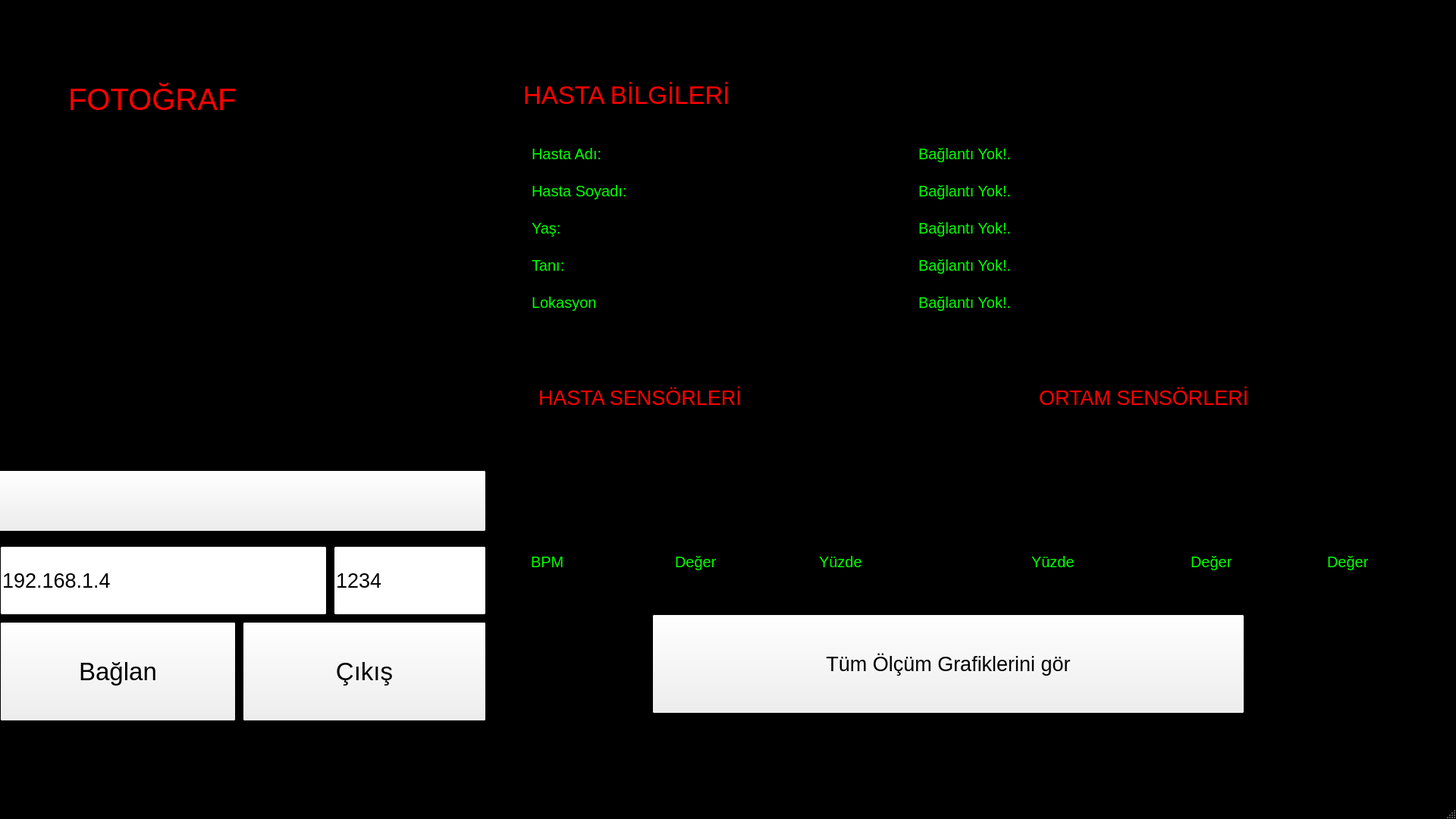
<?xml version="1.0" encoding="UTF-8"?>
<ui version="4.0">
 <class>anaekran</class>
 <widget class="QMainWindow" name="anaekran">
  <property name="geometry">
   <rect>
    <x>0</x>
    <y>0</y>
    <width>1920</width>
    <height>1080</height>
   </rect>
  </property>
  <property name="baseSize">
   <size>
    <width>1080</width>
    <height>1920</height>
   </size>
  </property>
  <property name="palette">
   <palette>
    <active>
     <colorrole role="Base">
      <brush brushstyle="SolidPattern">
       <color alpha="255">
        <red>255</red>
        <green>255</green>
        <blue>255</blue>
       </color>
      </brush>
     </colorrole>
     <colorrole role="Window">
      <brush brushstyle="SolidPattern">
       <color alpha="255">
        <red>0</red>
        <green>0</green>
        <blue>0</blue>
       </color>
      </brush>
     </colorrole>
    </active>
    <inactive>
     <colorrole role="Base">
      <brush brushstyle="SolidPattern">
       <color alpha="255">
        <red>255</red>
        <green>255</green>
        <blue>255</blue>
       </color>
      </brush>
     </colorrole>
     <colorrole role="Window">
      <brush brushstyle="SolidPattern">
       <color alpha="255">
        <red>0</red>
        <green>0</green>
        <blue>0</blue>
       </color>
      </brush>
     </colorrole>
    </inactive>
    <disabled>
     <colorrole role="Base">
      <brush brushstyle="SolidPattern">
       <color alpha="255">
        <red>0</red>
        <green>0</green>
        <blue>0</blue>
       </color>
      </brush>
     </colorrole>
     <colorrole role="Window">
      <brush brushstyle="SolidPattern">
       <color alpha="255">
        <red>0</red>
        <green>0</green>
        <blue>0</blue>
       </color>
      </brush>
     </colorrole>
    </disabled>
   </palette>
  </property>
  <property name="windowTitle">
   <string>Hasta İzleme Programı V1.1 Beta</string>
  </property>
  <widget class="QWidget" name="centralWidget">
   <property name="sizeIncrement">
    <size>
     <width>1920</width>
     <height>1080</height>
    </size>
   </property>
   <widget class="QLabel" name="label">
    <property name="geometry">
     <rect>
      <x>10</x>
      <y>190</y>
      <width>651</width>
      <height>411</height>
     </rect>
    </property>
    <property name="text">
     <string>TextLabel</string>
    </property>
   </widget>
   <widget class="QWidget" name="verticalLayoutWidget">
    <property name="geometry">
     <rect>
      <x>690</x>
      <y>170</y>
      <width>451</width>
      <height>261</height>
     </rect>
    </property>
    <property name="palette">
     <palette>
      <active>
       <colorrole role="WindowText">
        <brush brushstyle="SolidPattern">
         <color alpha="255">
          <red>0</red>
          <green>255</green>
          <blue>0</blue>
         </color>
        </brush>
       </colorrole>
       <colorrole role="Text">
        <brush brushstyle="SolidPattern">
         <color alpha="255">
          <red>0</red>
          <green>255</green>
          <blue>0</blue>
         </color>
        </brush>
       </colorrole>
      </active>
      <inactive>
       <colorrole role="WindowText">
        <brush brushstyle="SolidPattern">
         <color alpha="255">
          <red>0</red>
          <green>255</green>
          <blue>0</blue>
         </color>
        </brush>
       </colorrole>
       <colorrole role="Text">
        <brush brushstyle="SolidPattern">
         <color alpha="255">
          <red>0</red>
          <green>255</green>
          <blue>0</blue>
         </color>
        </brush>
       </colorrole>
      </inactive>
      <disabled>
       <colorrole role="WindowText">
        <brush brushstyle="SolidPattern">
         <color alpha="255">
          <red>120</red>
          <green>120</green>
          <blue>120</blue>
         </color>
        </brush>
       </colorrole>
       <colorrole role="Text">
        <brush brushstyle="SolidPattern">
         <color alpha="255">
          <red>120</red>
          <green>120</green>
          <blue>120</blue>
         </color>
        </brush>
       </colorrole>
      </disabled>
     </palette>
    </property>
    <property name="font">
     <font>
      <pointsize>15</pointsize>
     </font>
    </property>
    <layout class="QVBoxLayout" name="verticalLayout_3">
     <item>
      <widget class="QLabel" name="label_2">
       <property name="palette">
        <palette>
         <active>
          <colorrole role="WindowText">
           <brush brushstyle="SolidPattern">
            <color alpha="255">
             <red>0</red>
             <green>255</green>
             <blue>0</blue>
            </color>
           </brush>
          </colorrole>
          <colorrole role="Text">
           <brush brushstyle="SolidPattern">
            <color alpha="255">
             <red>0</red>
             <green>255</green>
             <blue>0</blue>
            </color>
           </brush>
          </colorrole>
         </active>
         <inactive>
          <colorrole role="WindowText">
           <brush brushstyle="SolidPattern">
            <color alpha="255">
             <red>0</red>
             <green>255</green>
             <blue>0</blue>
            </color>
           </brush>
          </colorrole>
          <colorrole role="Text">
           <brush brushstyle="SolidPattern">
            <color alpha="255">
             <red>0</red>
             <green>255</green>
             <blue>0</blue>
            </color>
           </brush>
          </colorrole>
         </inactive>
         <disabled>
          <colorrole role="WindowText">
           <brush brushstyle="SolidPattern">
            <color alpha="255">
             <red>120</red>
             <green>120</green>
             <blue>120</blue>
            </color>
           </brush>
          </colorrole>
          <colorrole role="Text">
           <brush brushstyle="SolidPattern">
            <color alpha="255">
             <red>120</red>
             <green>120</green>
             <blue>120</blue>
            </color>
           </brush>
          </colorrole>
         </disabled>
        </palette>
       </property>
       <property name="font">
        <font>
         <pointsize>15</pointsize>
        </font>
       </property>
       <property name="text">
        <string>Hasta Adı:</string>
       </property>
      </widget>
     </item>
     <item>
      <widget class="QLabel" name="label_3">
       <property name="palette">
        <palette>
         <active>
          <colorrole role="WindowText">
           <brush brushstyle="SolidPattern">
            <color alpha="255">
             <red>0</red>
             <green>255</green>
             <blue>0</blue>
            </color>
           </brush>
          </colorrole>
          <colorrole role="Text">
           <brush brushstyle="SolidPattern">
            <color alpha="255">
             <red>0</red>
             <green>255</green>
             <blue>0</blue>
            </color>
           </brush>
          </colorrole>
         </active>
         <inactive>
          <colorrole role="WindowText">
           <brush brushstyle="SolidPattern">
            <color alpha="255">
             <red>0</red>
             <green>255</green>
             <blue>0</blue>
            </color>
           </brush>
          </colorrole>
          <colorrole role="Text">
           <brush brushstyle="SolidPattern">
            <color alpha="255">
             <red>0</red>
             <green>255</green>
             <blue>0</blue>
            </color>
           </brush>
          </colorrole>
         </inactive>
         <disabled>
          <colorrole role="WindowText">
           <brush brushstyle="SolidPattern">
            <color alpha="255">
             <red>120</red>
             <green>120</green>
             <blue>120</blue>
            </color>
           </brush>
          </colorrole>
          <colorrole role="Text">
           <brush brushstyle="SolidPattern">
            <color alpha="255">
             <red>120</red>
             <green>120</green>
             <blue>120</blue>
            </color>
           </brush>
          </colorrole>
         </disabled>
        </palette>
       </property>
       <property name="font">
        <font>
         <pointsize>15</pointsize>
        </font>
       </property>
       <property name="text">
        <string>Hasta Soyadı:</string>
       </property>
      </widget>
     </item>
     <item>
      <widget class="QLabel" name="label_4">
       <property name="palette">
        <palette>
         <active>
          <colorrole role="WindowText">
           <brush brushstyle="SolidPattern">
            <color alpha="255">
             <red>0</red>
             <green>255</green>
             <blue>0</blue>
            </color>
           </brush>
          </colorrole>
          <colorrole role="Text">
           <brush brushstyle="SolidPattern">
            <color alpha="255">
             <red>0</red>
             <green>255</green>
             <blue>0</blue>
            </color>
           </brush>
          </colorrole>
         </active>
         <inactive>
          <colorrole role="WindowText">
           <brush brushstyle="SolidPattern">
            <color alpha="255">
             <red>0</red>
             <green>255</green>
             <blue>0</blue>
            </color>
           </brush>
          </colorrole>
          <colorrole role="Text">
           <brush brushstyle="SolidPattern">
            <color alpha="255">
             <red>0</red>
             <green>255</green>
             <blue>0</blue>
            </color>
           </brush>
          </colorrole>
         </inactive>
         <disabled>
          <colorrole role="WindowText">
           <brush brushstyle="SolidPattern">
            <color alpha="255">
             <red>120</red>
             <green>120</green>
             <blue>120</blue>
            </color>
           </brush>
          </colorrole>
          <colorrole role="Text">
           <brush brushstyle="SolidPattern">
            <color alpha="255">
             <red>120</red>
             <green>120</green>
             <blue>120</blue>
            </color>
           </brush>
          </colorrole>
         </disabled>
        </palette>
       </property>
       <property name="font">
        <font>
         <pointsize>15</pointsize>
        </font>
       </property>
       <property name="text">
        <string>Yaş:</string>
       </property>
      </widget>
     </item>
     <item>
      <widget class="QLabel" name="label_10">
       <property name="font">
        <font>
         <pointsize>15</pointsize>
        </font>
       </property>
       <property name="text">
        <string>Tanı:</string>
       </property>
      </widget>
     </item>
     <item>
      <widget class="QLabel" name="label_5">
       <property name="palette">
        <palette>
         <active>
          <colorrole role="WindowText">
           <brush brushstyle="SolidPattern">
            <color alpha="255">
             <red>0</red>
             <green>255</green>
             <blue>0</blue>
            </color>
           </brush>
          </colorrole>
          <colorrole role="Text">
           <brush brushstyle="SolidPattern">
            <color alpha="255">
             <red>0</red>
             <green>255</green>
             <blue>0</blue>
            </color>
           </brush>
          </colorrole>
         </active>
         <inactive>
          <colorrole role="WindowText">
           <brush brushstyle="SolidPattern">
            <color alpha="255">
             <red>0</red>
             <green>255</green>
             <blue>0</blue>
            </color>
           </brush>
          </colorrole>
          <colorrole role="Text">
           <brush brushstyle="SolidPattern">
            <color alpha="255">
             <red>0</red>
             <green>255</green>
             <blue>0</blue>
            </color>
           </brush>
          </colorrole>
         </inactive>
         <disabled>
          <colorrole role="WindowText">
           <brush brushstyle="SolidPattern">
            <color alpha="255">
             <red>120</red>
             <green>120</green>
             <blue>120</blue>
            </color>
           </brush>
          </colorrole>
          <colorrole role="Text">
           <brush brushstyle="SolidPattern">
            <color alpha="255">
             <red>120</red>
             <green>120</green>
             <blue>120</blue>
            </color>
           </brush>
          </colorrole>
         </disabled>
        </palette>
       </property>
       <property name="font">
        <font>
         <pointsize>15</pointsize>
        </font>
       </property>
       <property name="text">
        <string>Lokasyon</string>
       </property>
      </widget>
     </item>
    </layout>
   </widget>
   <widget class="QWidget" name="verticalLayoutWidget_2">
    <property name="geometry">
     <rect>
      <x>1200</x>
      <y>170</y>
      <width>661</width>
      <height>261</height>
     </rect>
    </property>
    <property name="palette">
     <palette>
      <active>
       <colorrole role="WindowText">
        <brush brushstyle="SolidPattern">
         <color alpha="255">
          <red>0</red>
          <green>255</green>
          <blue>0</blue>
         </color>
        </brush>
       </colorrole>
       <colorrole role="Text">
        <brush brushstyle="SolidPattern">
         <color alpha="255">
          <red>0</red>
          <green>255</green>
          <blue>0</blue>
         </color>
        </brush>
       </colorrole>
      </active>
      <inactive>
       <colorrole role="WindowText">
        <brush brushstyle="SolidPattern">
         <color alpha="255">
          <red>0</red>
          <green>255</green>
          <blue>0</blue>
         </color>
        </brush>
       </colorrole>
       <colorrole role="Text">
        <brush brushstyle="SolidPattern">
         <color alpha="255">
          <red>0</red>
          <green>255</green>
          <blue>0</blue>
         </color>
        </brush>
       </colorrole>
      </inactive>
      <disabled>
       <colorrole role="WindowText">
        <brush brushstyle="SolidPattern">
         <color alpha="255">
          <red>120</red>
          <green>120</green>
          <blue>120</blue>
         </color>
        </brush>
       </colorrole>
       <colorrole role="Text">
        <brush brushstyle="SolidPattern">
         <color alpha="255">
          <red>120</red>
          <green>120</green>
          <blue>120</blue>
         </color>
        </brush>
       </colorrole>
      </disabled>
     </palette>
    </property>
    <property name="font">
     <font>
      <pointsize>15</pointsize>
     </font>
    </property>
    <layout class="QVBoxLayout" name="verticalLayout_4">
     <item>
      <widget class="QLabel" name="label_8">
       <property name="palette">
        <palette>
         <active>
          <colorrole role="WindowText">
           <brush brushstyle="SolidPattern">
            <color alpha="255">
             <red>0</red>
             <green>255</green>
             <blue>0</blue>
            </color>
           </brush>
          </colorrole>
          <colorrole role="Text">
           <brush brushstyle="SolidPattern">
            <color alpha="255">
             <red>0</red>
             <green>255</green>
             <blue>0</blue>
            </color>
           </brush>
          </colorrole>
         </active>
         <inactive>
          <colorrole role="WindowText">
           <brush brushstyle="SolidPattern">
            <color alpha="255">
             <red>0</red>
             <green>255</green>
             <blue>0</blue>
            </color>
           </brush>
          </colorrole>
          <colorrole role="Text">
           <brush brushstyle="SolidPattern">
            <color alpha="255">
             <red>0</red>
             <green>255</green>
             <blue>0</blue>
            </color>
           </brush>
          </colorrole>
         </inactive>
         <disabled>
          <colorrole role="WindowText">
           <brush brushstyle="SolidPattern">
            <color alpha="255">
             <red>120</red>
             <green>120</green>
             <blue>120</blue>
            </color>
           </brush>
          </colorrole>
          <colorrole role="Text">
           <brush brushstyle="SolidPattern">
            <color alpha="255">
             <red>120</red>
             <green>120</green>
             <blue>120</blue>
            </color>
           </brush>
          </colorrole>
         </disabled>
        </palette>
       </property>
       <property name="font">
        <font>
         <pointsize>15</pointsize>
        </font>
       </property>
       <property name="text">
        <string>Bağlantı Yok!.</string>
       </property>
      </widget>
     </item>
     <item>
      <widget class="QLabel" name="label_6">
       <property name="palette">
        <palette>
         <active>
          <colorrole role="WindowText">
           <brush brushstyle="SolidPattern">
            <color alpha="255">
             <red>0</red>
             <green>255</green>
             <blue>0</blue>
            </color>
           </brush>
          </colorrole>
          <colorrole role="Text">
           <brush brushstyle="SolidPattern">
            <color alpha="255">
             <red>0</red>
             <green>255</green>
             <blue>0</blue>
            </color>
           </brush>
          </colorrole>
         </active>
         <inactive>
          <colorrole role="WindowText">
           <brush brushstyle="SolidPattern">
            <color alpha="255">
             <red>0</red>
             <green>255</green>
             <blue>0</blue>
            </color>
           </brush>
          </colorrole>
          <colorrole role="Text">
           <brush brushstyle="SolidPattern">
            <color alpha="255">
             <red>0</red>
             <green>255</green>
             <blue>0</blue>
            </color>
           </brush>
          </colorrole>
         </inactive>
         <disabled>
          <colorrole role="WindowText">
           <brush brushstyle="SolidPattern">
            <color alpha="255">
             <red>120</red>
             <green>120</green>
             <blue>120</blue>
            </color>
           </brush>
          </colorrole>
          <colorrole role="Text">
           <brush brushstyle="SolidPattern">
            <color alpha="255">
             <red>120</red>
             <green>120</green>
             <blue>120</blue>
            </color>
           </brush>
          </colorrole>
         </disabled>
        </palette>
       </property>
       <property name="font">
        <font>
         <pointsize>15</pointsize>
        </font>
       </property>
       <property name="text">
        <string>Bağlantı Yok!.</string>
       </property>
      </widget>
     </item>
     <item>
      <widget class="QLabel" name="label_7">
       <property name="palette">
        <palette>
         <active>
          <colorrole role="WindowText">
           <brush brushstyle="SolidPattern">
            <color alpha="255">
             <red>0</red>
             <green>255</green>
             <blue>0</blue>
            </color>
           </brush>
          </colorrole>
          <colorrole role="Text">
           <brush brushstyle="SolidPattern">
            <color alpha="255">
             <red>0</red>
             <green>255</green>
             <blue>0</blue>
            </color>
           </brush>
          </colorrole>
         </active>
         <inactive>
          <colorrole role="WindowText">
           <brush brushstyle="SolidPattern">
            <color alpha="255">
             <red>0</red>
             <green>255</green>
             <blue>0</blue>
            </color>
           </brush>
          </colorrole>
          <colorrole role="Text">
           <brush brushstyle="SolidPattern">
            <color alpha="255">
             <red>0</red>
             <green>255</green>
             <blue>0</blue>
            </color>
           </brush>
          </colorrole>
         </inactive>
         <disabled>
          <colorrole role="WindowText">
           <brush brushstyle="SolidPattern">
            <color alpha="255">
             <red>120</red>
             <green>120</green>
             <blue>120</blue>
            </color>
           </brush>
          </colorrole>
          <colorrole role="Text">
           <brush brushstyle="SolidPattern">
            <color alpha="255">
             <red>120</red>
             <green>120</green>
             <blue>120</blue>
            </color>
           </brush>
          </colorrole>
         </disabled>
        </palette>
       </property>
       <property name="font">
        <font>
         <pointsize>15</pointsize>
        </font>
       </property>
       <property name="text">
        <string>Bağlantı Yok!.</string>
       </property>
      </widget>
     </item>
     <item>
      <widget class="QLabel" name="label_11">
       <property name="font">
        <font>
         <pointsize>15</pointsize>
        </font>
       </property>
       <property name="text">
        <string>Bağlantı Yok!.</string>
       </property>
      </widget>
     </item>
     <item>
      <widget class="QLabel" name="label_9">
       <property name="palette">
        <palette>
         <active>
          <colorrole role="WindowText">
           <brush brushstyle="SolidPattern">
            <color alpha="255">
             <red>0</red>
             <green>255</green>
             <blue>0</blue>
            </color>
           </brush>
          </colorrole>
          <colorrole role="Text">
           <brush brushstyle="SolidPattern">
            <color alpha="255">
             <red>0</red>
             <green>255</green>
             <blue>0</blue>
            </color>
           </brush>
          </colorrole>
         </active>
         <inactive>
          <colorrole role="WindowText">
           <brush brushstyle="SolidPattern">
            <color alpha="255">
             <red>0</red>
             <green>255</green>
             <blue>0</blue>
            </color>
           </brush>
          </colorrole>
          <colorrole role="Text">
           <brush brushstyle="SolidPattern">
            <color alpha="255">
             <red>0</red>
             <green>255</green>
             <blue>0</blue>
            </color>
           </brush>
          </colorrole>
         </inactive>
         <disabled>
          <colorrole role="WindowText">
           <brush brushstyle="SolidPattern">
            <color alpha="255">
             <red>120</red>
             <green>120</green>
             <blue>120</blue>
            </color>
           </brush>
          </colorrole>
          <colorrole role="Text">
           <brush brushstyle="SolidPattern">
            <color alpha="255">
             <red>120</red>
             <green>120</green>
             <blue>120</blue>
            </color>
           </brush>
          </colorrole>
         </disabled>
        </palette>
       </property>
       <property name="font">
        <font>
         <pointsize>15</pointsize>
        </font>
       </property>
       <property name="text">
        <string>Bağlantı Yok!.</string>
       </property>
      </widget>
     </item>
    </layout>
   </widget>
   <widget class="QLabel" name="label_16">
    <property name="geometry">
     <rect>
      <x>690</x>
      <y>90</y>
      <width>1301</width>
      <height>71</height>
     </rect>
    </property>
    <property name="palette">
     <palette>
      <active>
       <colorrole role="WindowText">
        <brush brushstyle="SolidPattern">
         <color alpha="255">
          <red>255</red>
          <green>0</green>
          <blue>0</blue>
         </color>
        </brush>
       </colorrole>
       <colorrole role="Text">
        <brush brushstyle="SolidPattern">
         <color alpha="255">
          <red>255</red>
          <green>0</green>
          <blue>0</blue>
         </color>
        </brush>
       </colorrole>
      </active>
      <inactive>
       <colorrole role="WindowText">
        <brush brushstyle="SolidPattern">
         <color alpha="255">
          <red>255</red>
          <green>0</green>
          <blue>0</blue>
         </color>
        </brush>
       </colorrole>
       <colorrole role="Text">
        <brush brushstyle="SolidPattern">
         <color alpha="255">
          <red>255</red>
          <green>0</green>
          <blue>0</blue>
         </color>
        </brush>
       </colorrole>
      </inactive>
      <disabled>
       <colorrole role="WindowText">
        <brush brushstyle="SolidPattern">
         <color alpha="255">
          <red>120</red>
          <green>120</green>
          <blue>120</blue>
         </color>
        </brush>
       </colorrole>
       <colorrole role="Text">
        <brush brushstyle="SolidPattern">
         <color alpha="255">
          <red>120</red>
          <green>120</green>
          <blue>120</blue>
         </color>
        </brush>
       </colorrole>
      </disabled>
     </palette>
    </property>
    <property name="font">
     <font>
      <pointsize>25</pointsize>
     </font>
    </property>
    <property name="text">
     <string>HASTA BİLGİLERİ</string>
    </property>
   </widget>
   <widget class="QLabel" name="label_17">
    <property name="geometry">
     <rect>
      <x>90</x>
      <y>90</y>
      <width>591</width>
      <height>81</height>
     </rect>
    </property>
    <property name="palette">
     <palette>
      <active>
       <colorrole role="WindowText">
        <brush brushstyle="SolidPattern">
         <color alpha="255">
          <red>255</red>
          <green>0</green>
          <blue>0</blue>
         </color>
        </brush>
       </colorrole>
       <colorrole role="Text">
        <brush brushstyle="SolidPattern">
         <color alpha="255">
          <red>255</red>
          <green>0</green>
          <blue>0</blue>
         </color>
        </brush>
       </colorrole>
      </active>
      <inactive>
       <colorrole role="WindowText">
        <brush brushstyle="SolidPattern">
         <color alpha="255">
          <red>255</red>
          <green>0</green>
          <blue>0</blue>
         </color>
        </brush>
       </colorrole>
       <colorrole role="Text">
        <brush brushstyle="SolidPattern">
         <color alpha="255">
          <red>255</red>
          <green>0</green>
          <blue>0</blue>
         </color>
        </brush>
       </colorrole>
      </inactive>
      <disabled>
       <colorrole role="WindowText">
        <brush brushstyle="SolidPattern">
         <color alpha="255">
          <red>120</red>
          <green>120</green>
          <blue>120</blue>
         </color>
        </brush>
       </colorrole>
       <colorrole role="Text">
        <brush brushstyle="SolidPattern">
         <color alpha="255">
          <red>120</red>
          <green>120</green>
          <blue>120</blue>
         </color>
        </brush>
       </colorrole>
      </disabled>
     </palette>
    </property>
    <property name="font">
     <font>
      <pointsize>30</pointsize>
     </font>
    </property>
    <property name="text">
     <string>FOTOĞRAF</string>
    </property>
   </widget>
   <widget class="QLineEdit" name="lineEdit_2">
    <property name="geometry">
     <rect>
      <x>440</x>
      <y>720</y>
      <width>201</width>
      <height>91</height>
     </rect>
    </property>
    <property name="font">
     <font>
      <pointsize>20</pointsize>
     </font>
    </property>
    <property name="text">
     <string>1234</string>
    </property>
   </widget>
   <widget class="QPushButton" name="pushButton_2">
    <property name="geometry">
     <rect>
      <x>320</x>
      <y>820</y>
      <width>321</width>
      <height>131</height>
     </rect>
    </property>
    <property name="font">
     <font>
      <pointsize>25</pointsize>
     </font>
    </property>
    <property name="text">
     <string>Çıkış</string>
    </property>
   </widget>
   <widget class="QPushButton" name="pushButton">
    <property name="geometry">
     <rect>
      <x>0</x>
      <y>820</y>
      <width>311</width>
      <height>131</height>
     </rect>
    </property>
    <property name="font">
     <font>
      <pointsize>25</pointsize>
     </font>
    </property>
    <property name="text">
     <string>Bağlan</string>
    </property>
   </widget>
   <widget class="QLineEdit" name="lineEdit">
    <property name="geometry">
     <rect>
      <x>0</x>
      <y>720</y>
      <width>431</width>
      <height>91</height>
     </rect>
    </property>
    <property name="font">
     <font>
      <pointsize>20</pointsize>
     </font>
    </property>
    <property name="text">
     <string>192.168.1.4</string>
    </property>
   </widget>
   <widget class="QLabel" name="label_23">
    <property name="geometry">
     <rect>
      <x>1080</x>
      <y>710</y>
      <width>161</width>
      <height>61</height>
     </rect>
    </property>
    <property name="palette">
     <palette>
      <active>
       <colorrole role="WindowText">
        <brush brushstyle="SolidPattern">
         <color alpha="255">
          <red>0</red>
          <green>255</green>
          <blue>0</blue>
         </color>
        </brush>
       </colorrole>
       <colorrole role="Text">
        <brush brushstyle="SolidPattern">
         <color alpha="255">
          <red>0</red>
          <green>255</green>
          <blue>0</blue>
         </color>
        </brush>
       </colorrole>
      </active>
      <inactive>
       <colorrole role="WindowText">
        <brush brushstyle="SolidPattern">
         <color alpha="255">
          <red>0</red>
          <green>255</green>
          <blue>0</blue>
         </color>
        </brush>
       </colorrole>
       <colorrole role="Text">
        <brush brushstyle="SolidPattern">
         <color alpha="255">
          <red>0</red>
          <green>255</green>
          <blue>0</blue>
         </color>
        </brush>
       </colorrole>
      </inactive>
      <disabled>
       <colorrole role="WindowText">
        <brush brushstyle="SolidPattern">
         <color alpha="255">
          <red>120</red>
          <green>120</green>
          <blue>120</blue>
         </color>
        </brush>
       </colorrole>
       <colorrole role="Text">
        <brush brushstyle="SolidPattern">
         <color alpha="255">
          <red>120</red>
          <green>120</green>
          <blue>120</blue>
         </color>
        </brush>
       </colorrole>
      </disabled>
     </palette>
    </property>
    <property name="font">
     <font>
      <pointsize>15</pointsize>
     </font>
    </property>
    <property name="text">
     <string>Yüzde</string>
    </property>
   </widget>
   <widget class="QLabel" name="label_28">
    <property name="geometry">
     <rect>
      <x>1750</x>
      <y>710</y>
      <width>151</width>
      <height>61</height>
     </rect>
    </property>
    <property name="palette">
     <palette>
      <active>
       <colorrole role="WindowText">
        <brush brushstyle="SolidPattern">
         <color alpha="255">
          <red>0</red>
          <green>255</green>
          <blue>0</blue>
         </color>
        </brush>
       </colorrole>
       <colorrole role="Text">
        <brush brushstyle="SolidPattern">
         <color alpha="255">
          <red>0</red>
          <green>255</green>
          <blue>0</blue>
         </color>
        </brush>
       </colorrole>
      </active>
      <inactive>
       <colorrole role="WindowText">
        <brush brushstyle="SolidPattern">
         <color alpha="255">
          <red>0</red>
          <green>255</green>
          <blue>0</blue>
         </color>
        </brush>
       </colorrole>
       <colorrole role="Text">
        <brush brushstyle="SolidPattern">
         <color alpha="255">
          <red>0</red>
          <green>255</green>
          <blue>0</blue>
         </color>
        </brush>
       </colorrole>
      </inactive>
      <disabled>
       <colorrole role="WindowText">
        <brush brushstyle="SolidPattern">
         <color alpha="255">
          <red>120</red>
          <green>120</green>
          <blue>120</blue>
         </color>
        </brush>
       </colorrole>
       <colorrole role="Text">
        <brush brushstyle="SolidPattern">
         <color alpha="255">
          <red>120</red>
          <green>120</green>
          <blue>120</blue>
         </color>
        </brush>
       </colorrole>
      </disabled>
     </palette>
    </property>
    <property name="font">
     <font>
      <pointsize>15</pointsize>
     </font>
    </property>
    <property name="text">
     <string>Değer</string>
    </property>
   </widget>
   <widget class="QLabel" name="label_19">
    <property name="geometry">
     <rect>
      <x>700</x>
      <y>720</y>
      <width>151</width>
      <height>41</height>
     </rect>
    </property>
    <property name="palette">
     <palette>
      <active>
       <colorrole role="WindowText">
        <brush brushstyle="SolidPattern">
         <color alpha="255">
          <red>0</red>
          <green>255</green>
          <blue>0</blue>
         </color>
        </brush>
       </colorrole>
       <colorrole role="Text">
        <brush brushstyle="SolidPattern">
         <color alpha="255">
          <red>0</red>
          <green>255</green>
          <blue>0</blue>
         </color>
        </brush>
       </colorrole>
      </active>
      <inactive>
       <colorrole role="WindowText">
        <brush brushstyle="SolidPattern">
         <color alpha="255">
          <red>0</red>
          <green>255</green>
          <blue>0</blue>
         </color>
        </brush>
       </colorrole>
       <colorrole role="Text">
        <brush brushstyle="SolidPattern">
         <color alpha="255">
          <red>0</red>
          <green>255</green>
          <blue>0</blue>
         </color>
        </brush>
       </colorrole>
      </inactive>
      <disabled>
       <colorrole role="WindowText">
        <brush brushstyle="SolidPattern">
         <color alpha="255">
          <red>120</red>
          <green>120</green>
          <blue>120</blue>
         </color>
        </brush>
       </colorrole>
       <colorrole role="Text">
        <brush brushstyle="SolidPattern">
         <color alpha="255">
          <red>120</red>
          <green>120</green>
          <blue>120</blue>
         </color>
        </brush>
       </colorrole>
      </disabled>
     </palette>
    </property>
    <property name="font">
     <font>
      <pointsize>15</pointsize>
     </font>
    </property>
    <property name="text">
     <string>BPM</string>
    </property>
   </widget>
   <widget class="QLabel" name="label_12">
    <property name="geometry">
     <rect>
      <x>690</x>
      <y>590</y>
      <width>151</width>
      <height>111</height>
     </rect>
    </property>
    <property name="text">
     <string>TextLabel</string>
    </property>
   </widget>
   <widget class="QLabel" name="label_26">
    <property name="geometry">
     <rect>
      <x>890</x>
      <y>710</y>
      <width>141</width>
      <height>61</height>
     </rect>
    </property>
    <property name="palette">
     <palette>
      <active>
       <colorrole role="WindowText">
        <brush brushstyle="SolidPattern">
         <color alpha="255">
          <red>0</red>
          <green>255</green>
          <blue>0</blue>
         </color>
        </brush>
       </colorrole>
       <colorrole role="Text">
        <brush brushstyle="SolidPattern">
         <color alpha="255">
          <red>0</red>
          <green>255</green>
          <blue>0</blue>
         </color>
        </brush>
       </colorrole>
      </active>
      <inactive>
       <colorrole role="WindowText">
        <brush brushstyle="SolidPattern">
         <color alpha="255">
          <red>0</red>
          <green>255</green>
          <blue>0</blue>
         </color>
        </brush>
       </colorrole>
       <colorrole role="Text">
        <brush brushstyle="SolidPattern">
         <color alpha="255">
          <red>0</red>
          <green>255</green>
          <blue>0</blue>
         </color>
        </brush>
       </colorrole>
      </inactive>
      <disabled>
       <colorrole role="WindowText">
        <brush brushstyle="SolidPattern">
         <color alpha="255">
          <red>120</red>
          <green>120</green>
          <blue>120</blue>
         </color>
        </brush>
       </colorrole>
       <colorrole role="Text">
        <brush brushstyle="SolidPattern">
         <color alpha="255">
          <red>120</red>
          <green>120</green>
          <blue>120</blue>
         </color>
        </brush>
       </colorrole>
      </disabled>
     </palette>
    </property>
    <property name="font">
     <font>
      <pointsize>15</pointsize>
     </font>
    </property>
    <property name="text">
     <string>Değer</string>
    </property>
   </widget>
   <widget class="QLabel" name="label_27">
    <property name="geometry">
     <rect>
      <x>1570</x>
      <y>710</y>
      <width>161</width>
      <height>61</height>
     </rect>
    </property>
    <property name="palette">
     <palette>
      <active>
       <colorrole role="WindowText">
        <brush brushstyle="SolidPattern">
         <color alpha="255">
          <red>0</red>
          <green>255</green>
          <blue>0</blue>
         </color>
        </brush>
       </colorrole>
       <colorrole role="Text">
        <brush brushstyle="SolidPattern">
         <color alpha="255">
          <red>0</red>
          <green>255</green>
          <blue>0</blue>
         </color>
        </brush>
       </colorrole>
      </active>
      <inactive>
       <colorrole role="WindowText">
        <brush brushstyle="SolidPattern">
         <color alpha="255">
          <red>0</red>
          <green>255</green>
          <blue>0</blue>
         </color>
        </brush>
       </colorrole>
       <colorrole role="Text">
        <brush brushstyle="SolidPattern">
         <color alpha="255">
          <red>0</red>
          <green>255</green>
          <blue>0</blue>
         </color>
        </brush>
       </colorrole>
      </inactive>
      <disabled>
       <colorrole role="WindowText">
        <brush brushstyle="SolidPattern">
         <color alpha="255">
          <red>120</red>
          <green>120</green>
          <blue>120</blue>
         </color>
        </brush>
       </colorrole>
       <colorrole role="Text">
        <brush brushstyle="SolidPattern">
         <color alpha="255">
          <red>120</red>
          <green>120</green>
          <blue>120</blue>
         </color>
        </brush>
       </colorrole>
      </disabled>
     </palette>
    </property>
    <property name="font">
     <font>
      <pointsize>15</pointsize>
     </font>
    </property>
    <property name="text">
     <string>Değer</string>
    </property>
   </widget>
   <widget class="QLabel" name="label_15">
    <property name="geometry">
     <rect>
      <x>1360</x>
      <y>710</y>
      <width>171</width>
      <height>61</height>
     </rect>
    </property>
    <property name="palette">
     <palette>
      <active>
       <colorrole role="WindowText">
        <brush brushstyle="SolidPattern">
         <color alpha="255">
          <red>0</red>
          <green>255</green>
          <blue>0</blue>
         </color>
        </brush>
       </colorrole>
       <colorrole role="Text">
        <brush brushstyle="SolidPattern">
         <color alpha="255">
          <red>0</red>
          <green>255</green>
          <blue>0</blue>
         </color>
        </brush>
       </colorrole>
      </active>
      <inactive>
       <colorrole role="WindowText">
        <brush brushstyle="SolidPattern">
         <color alpha="255">
          <red>0</red>
          <green>255</green>
          <blue>0</blue>
         </color>
        </brush>
       </colorrole>
       <colorrole role="Text">
        <brush brushstyle="SolidPattern">
         <color alpha="255">
          <red>0</red>
          <green>255</green>
          <blue>0</blue>
         </color>
        </brush>
       </colorrole>
      </inactive>
      <disabled>
       <colorrole role="WindowText">
        <brush brushstyle="SolidPattern">
         <color alpha="255">
          <red>120</red>
          <green>120</green>
          <blue>120</blue>
         </color>
        </brush>
       </colorrole>
       <colorrole role="Text">
        <brush brushstyle="SolidPattern">
         <color alpha="255">
          <red>120</red>
          <green>120</green>
          <blue>120</blue>
         </color>
        </brush>
       </colorrole>
      </disabled>
     </palette>
    </property>
    <property name="font">
     <font>
      <pointsize>15</pointsize>
     </font>
    </property>
    <property name="text">
     <string>Yüzde</string>
    </property>
   </widget>
   <widget class="QLabel" name="label_13">
    <property name="geometry">
     <rect>
      <x>1360</x>
      <y>590</y>
      <width>201</width>
      <height>111</height>
     </rect>
    </property>
    <property name="text">
     <string>TextLabel</string>
    </property>
   </widget>
   <widget class="QPushButton" name="pushButton_6">
    <property name="geometry">
     <rect>
      <x>860</x>
      <y>810</y>
      <width>781</width>
      <height>131</height>
     </rect>
    </property>
    <property name="font">
     <font>
      <pointsize>20</pointsize>
     </font>
    </property>
    <property name="text">
     <string>Tüm Ölçüm Grafiklerini gör</string>
    </property>
   </widget>
   <widget class="QLabel" name="label_14">
    <property name="geometry">
     <rect>
      <x>900</x>
      <y>590</y>
      <width>131</width>
      <height>91</height>
     </rect>
    </property>
    <property name="text">
     <string>TextLabel</string>
    </property>
   </widget>
   <widget class="QLabel" name="label_29">
    <property name="geometry">
     <rect>
      <x>1070</x>
      <y>590</y>
      <width>201</width>
      <height>111</height>
     </rect>
    </property>
    <property name="text">
     <string>TextLabel</string>
    </property>
   </widget>
   <widget class="QLabel" name="label_22">
    <property name="geometry">
     <rect>
      <x>1560</x>
      <y>600</y>
      <width>131</width>
      <height>91</height>
     </rect>
    </property>
    <property name="text">
     <string>TextLabel</string>
    </property>
   </widget>
   <widget class="QLabel" name="label_30">
    <property name="geometry">
     <rect>
      <x>1740</x>
      <y>600</y>
      <width>121</width>
      <height>99</height>
     </rect>
    </property>
    <property name="text">
     <string>TextLabel</string>
    </property>
   </widget>
   <widget class="QLabel" name="label_18">
    <property name="geometry">
     <rect>
      <x>710</x>
      <y>490</y>
      <width>629</width>
      <height>69</height>
     </rect>
    </property>
    <property name="palette">
     <palette>
      <active>
       <colorrole role="WindowText">
        <brush brushstyle="SolidPattern">
         <color alpha="255">
          <red>255</red>
          <green>0</green>
          <blue>0</blue>
         </color>
        </brush>
       </colorrole>
       <colorrole role="Text">
        <brush brushstyle="SolidPattern">
         <color alpha="255">
          <red>255</red>
          <green>0</green>
          <blue>0</blue>
         </color>
        </brush>
       </colorrole>
      </active>
      <inactive>
       <colorrole role="WindowText">
        <brush brushstyle="SolidPattern">
         <color alpha="255">
          <red>255</red>
          <green>0</green>
          <blue>0</blue>
         </color>
        </brush>
       </colorrole>
       <colorrole role="Text">
        <brush brushstyle="SolidPattern">
         <color alpha="255">
          <red>255</red>
          <green>0</green>
          <blue>0</blue>
         </color>
        </brush>
       </colorrole>
      </inactive>
      <disabled>
       <colorrole role="WindowText">
        <brush brushstyle="SolidPattern">
         <color alpha="255">
          <red>120</red>
          <green>120</green>
          <blue>120</blue>
         </color>
        </brush>
       </colorrole>
       <colorrole role="Text">
        <brush brushstyle="SolidPattern">
         <color alpha="255">
          <red>120</red>
          <green>120</green>
          <blue>120</blue>
         </color>
        </brush>
       </colorrole>
      </disabled>
     </palette>
    </property>
    <property name="font">
     <font>
      <pointsize>20</pointsize>
     </font>
    </property>
    <property name="text">
     <string>HASTA SENSÖRLERİ</string>
    </property>
   </widget>
   <widget class="QLabel" name="label_20">
    <property name="geometry">
     <rect>
      <x>1370</x>
      <y>490</y>
      <width>599</width>
      <height>69</height>
     </rect>
    </property>
    <property name="palette">
     <palette>
      <active>
       <colorrole role="WindowText">
        <brush brushstyle="SolidPattern">
         <color alpha="255">
          <red>255</red>
          <green>0</green>
          <blue>0</blue>
         </color>
        </brush>
       </colorrole>
       <colorrole role="Text">
        <brush brushstyle="SolidPattern">
         <color alpha="255">
          <red>255</red>
          <green>0</green>
          <blue>0</blue>
         </color>
        </brush>
       </colorrole>
      </active>
      <inactive>
       <colorrole role="WindowText">
        <brush brushstyle="SolidPattern">
         <color alpha="255">
          <red>255</red>
          <green>0</green>
          <blue>0</blue>
         </color>
        </brush>
       </colorrole>
       <colorrole role="Text">
        <brush brushstyle="SolidPattern">
         <color alpha="255">
          <red>255</red>
          <green>0</green>
          <blue>0</blue>
         </color>
        </brush>
       </colorrole>
      </inactive>
      <disabled>
       <colorrole role="WindowText">
        <brush brushstyle="SolidPattern">
         <color alpha="255">
          <red>120</red>
          <green>120</green>
          <blue>120</blue>
         </color>
        </brush>
       </colorrole>
       <colorrole role="Text">
        <brush brushstyle="SolidPattern">
         <color alpha="255">
          <red>120</red>
          <green>120</green>
          <blue>120</blue>
         </color>
        </brush>
       </colorrole>
      </disabled>
     </palette>
    </property>
    <property name="font">
     <font>
      <pointsize>20</pointsize>
     </font>
    </property>
    <property name="text">
     <string>ORTAM SENSÖRLERİ</string>
    </property>
   </widget>
   <widget class="QPushButton" name="pushButton_3">
    <property name="geometry">
     <rect>
      <x>-50</x>
      <y>620</y>
      <width>691</width>
      <height>81</height>
     </rect>
    </property>
    <property name="text">
     <string/>
    </property>
   </widget>
  </widget>
  <widget class="QMenuBar" name="menuBar">
   <property name="geometry">
    <rect>
     <x>0</x>
     <y>0</y>
     <width>1920</width>
     <height>21</height>
    </rect>
   </property>
  </widget>
  <widget class="QStatusBar" name="statusBar"/>
 </widget>
 <layoutdefault spacing="6" margin="11"/>
 <resources/>
 <connections>
  <connection>
   <sender>pushButton_2</sender>
   <signal>clicked()</signal>
   <receiver>anaekran</receiver>
   <slot>close()</slot>
   <hints>
    <hint type="sourcelabel">
     <x>433</x>
     <y>921</y>
    </hint>
    <hint type="destinationlabel">
     <x>467</x>
     <y>1001</y>
    </hint>
   </hints>
  </connection>
 </connections>
</ui>
